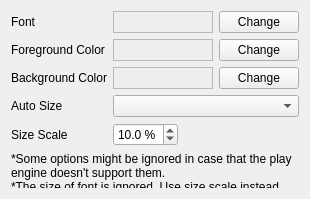
<?xml version="1.0" encoding="UTF-8"?>
<ui version="4.0">
 <class>OsdStyle_Widget</class>
 <widget class="QWidget" name="OsdStyle_Widget">
  <property name="geometry">
   <rect>
    <x>0</x>
    <y>0</y>
    <width>301</width>
    <height>199</height>
   </rect>
  </property>
  <layout class="QGridLayout" name="gridLayout">
   <item row="0" column="0">
    <widget class="QLabel" name="label">
     <property name="text">
      <string>Font</string>
     </property>
    </widget>
   </item>
   <item row="0" column="1">
    <widget class="QLabel" name="fontLabel">
     <property name="sizePolicy">
      <sizepolicy hsizetype="MinimumExpanding" vsizetype="Preferred">
       <horstretch>0</horstretch>
       <verstretch>0</verstretch>
      </sizepolicy>
     </property>
     <property name="minimumSize">
      <size>
       <width>100</width>
       <height>0</height>
      </size>
     </property>
     <property name="frameShape">
      <enum>QFrame::StyledPanel</enum>
     </property>
     <property name="frameShadow">
      <enum>QFrame::Sunken</enum>
     </property>
     <property name="text">
      <string/>
     </property>
     <property name="alignment">
      <set>Qt::AlignCenter</set>
     </property>
    </widget>
   </item>
   <item row="0" column="2">
    <widget class="QPushButton" name="fontButton">
     <property name="text">
      <string>Change</string>
     </property>
    </widget>
   </item>
   <item row="1" column="0">
    <widget class="QLabel" name="label_3">
     <property name="text">
      <string>Foreground Color</string>
     </property>
    </widget>
   </item>
   <item row="1" column="1">
    <widget class="QLabel" name="fgColorLabel">
     <property name="sizePolicy">
      <sizepolicy hsizetype="Expanding" vsizetype="Preferred">
       <horstretch>0</horstretch>
       <verstretch>0</verstretch>
      </sizepolicy>
     </property>
     <property name="frameShape">
      <enum>QFrame::StyledPanel</enum>
     </property>
     <property name="frameShadow">
      <enum>QFrame::Sunken</enum>
     </property>
     <property name="text">
      <string/>
     </property>
     <property name="alignment">
      <set>Qt::AlignCenter</set>
     </property>
    </widget>
   </item>
   <item row="1" column="2">
    <widget class="QPushButton" name="fgColorButton">
     <property name="text">
      <string>Change</string>
     </property>
    </widget>
   </item>
   <item row="2" column="0">
    <widget class="QLabel" name="label_4">
     <property name="text">
      <string>Background Color</string>
     </property>
    </widget>
   </item>
   <item row="2" column="1">
    <widget class="QLabel" name="bgColorLabel">
     <property name="sizePolicy">
      <sizepolicy hsizetype="Expanding" vsizetype="Preferred">
       <horstretch>0</horstretch>
       <verstretch>0</verstretch>
      </sizepolicy>
     </property>
     <property name="frameShape">
      <enum>QFrame::StyledPanel</enum>
     </property>
     <property name="frameShadow">
      <enum>QFrame::Sunken</enum>
     </property>
     <property name="text">
      <string/>
     </property>
     <property name="alignment">
      <set>Qt::AlignCenter</set>
     </property>
    </widget>
   </item>
   <item row="2" column="2">
    <widget class="QPushButton" name="bgColorButton">
     <property name="text">
      <string>Change</string>
     </property>
    </widget>
   </item>
   <item row="3" column="0">
    <widget class="QLabel" name="label_8">
     <property name="text">
      <string>Auto Size</string>
     </property>
    </widget>
   </item>
   <item row="3" column="1" colspan="2">
    <widget class="QComboBox" name="scale">
     <property name="sizeAdjustPolicy">
      <enum>QComboBox::AdjustToContents</enum>
     </property>
    </widget>
   </item>
   <item row="4" column="0">
    <widget class="QLabel" name="label_7">
     <property name="text">
      <string>Size Scale</string>
     </property>
    </widget>
   </item>
   <item row="4" column="1" colspan="2">
    <layout class="QHBoxLayout" name="horizontalLayout">
     <item>
      <widget class="QDoubleSpinBox" name="size">
       <property name="accelerated">
        <bool>true</bool>
       </property>
       <property name="suffix">
        <string> %</string>
       </property>
       <property name="decimals">
        <number>1</number>
       </property>
       <property name="maximum">
        <double>99.000000000000000</double>
       </property>
       <property name="singleStep">
        <double>0.500000000000000</double>
       </property>
       <property name="value">
        <double>10.000000000000000</double>
       </property>
      </widget>
     </item>
     <item>
      <spacer name="horizontalSpacer_4">
       <property name="orientation">
        <enum>Qt::Horizontal</enum>
       </property>
       <property name="sizeHint" stdset="0">
        <size>
         <width>0</width>
         <height>0</height>
        </size>
       </property>
      </spacer>
     </item>
    </layout>
   </item>
   <item row="5" column="0" colspan="3">
    <widget class="QLabel" name="label_5">
     <property name="text">
      <string>*Some options might be ignored in case that the play engine doesn't support them.&lt;br&gt;
*The size of font is ignored. Use size scale instead.</string>
     </property>
     <property name="wordWrap">
      <bool>true</bool>
     </property>
    </widget>
   </item>
   <item row="6" column="0" colspan="3">
    <spacer name="verticalSpacer">
     <property name="orientation">
      <enum>Qt::Vertical</enum>
     </property>
     <property name="sizeHint" stdset="0">
      <size>
       <width>0</width>
       <height>0</height>
      </size>
     </property>
    </spacer>
   </item>
  </layout>
 </widget>
 <resources/>
 <connections/>
</ui>
